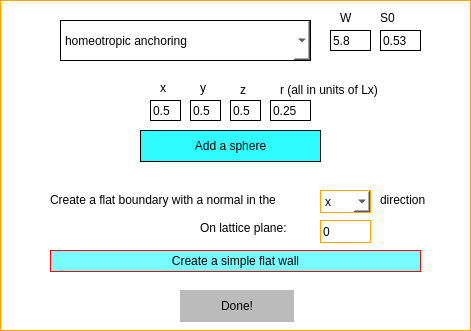
   <widget class="QWidget" name="addObjectsWidget" native="true">
    <property name="geometry">
     <rect>
      <x>210</x>
      <y>30</y>
      <width>471</width>
      <height>331</height>
     </rect>
    </property>
    <property name="styleSheet">
     <string notr="true">background: white;
border: 1px solid orange</string>
    </property>
    <widget class="QPushButton" name="addSphereButton">
     <property name="geometry">
      <rect>
       <x>140</x>
       <y>130</y>
       <width>181</width>
       <height>32</height>
      </rect>
     </property>
     <property name="styleSheet">
      <string notr="true">background: rgb(47, 252, 255); border: 1px solid black</string>
     </property>
     <property name="text">
      <string>Add a sphere</string>
     </property>
    </widget>
    <widget class="QPushButton" name="finishedWithObjectsButton">
     <property name="geometry">
      <rect>
       <x>180</x>
       <y>290</y>
       <width>114</width>
       <height>32</height>
      </rect>
     </property>
     <property name="styleSheet">
      <string notr="true">background: rgb(187, 187, 187);
border: 1px black solid</string>
     </property>
     <property name="text">
      <string>Done!</string>
     </property>
    </widget>
    <widget class="QLabel" name="label_46">
     <property name="geometry">
      <rect>
       <x>240</x>
       <y>80</y>
       <width>121</width>
       <height>20</height>
      </rect>
     </property>
     <property name="styleSheet">
      <string notr="true">border: white</string>
     </property>
     <property name="text">
      <string>z</string>
     </property>
    </widget>
    <widget class="QLabel" name="label_47">
     <property name="geometry">
      <rect>
       <x>200</x>
       <y>80</y>
       <width>21</width>
       <height>16</height>
      </rect>
     </property>
     <property name="styleSheet">
      <string notr="true">border: white</string>
     </property>
     <property name="text">
      <string>y</string>
     </property>
    </widget>
    <widget class="QLabel" name="label_48">
     <property name="geometry">
      <rect>
       <x>160</x>
       <y>80</y>
       <width>21</width>
       <height>16</height>
      </rect>
     </property>
     <property name="styleSheet">
      <string notr="true">border: white</string>
     </property>
     <property name="text">
      <string>x</string>
     </property>
    </widget>
    <widget class="QLineEdit" name="xSpherePosBox">
     <property name="geometry">
      <rect>
       <x>150</x>
       <y>100</y>
       <width>31</width>
       <height>21</height>
      </rect>
     </property>
     <property name="styleSheet">
      <string notr="true">border: 1px solid black</string>
     </property>
     <property name="text">
      <string>0.5</string>
     </property>
    </widget>
    <widget class="QLineEdit" name="ySpherePosBox">
     <property name="geometry">
      <rect>
       <x>190</x>
       <y>100</y>
       <width>31</width>
       <height>21</height>
      </rect>
     </property>
     <property name="styleSheet">
      <string notr="true">border: 1px solid black</string>
     </property>
     <property name="text">
      <string>0.5</string>
     </property>
    </widget>
    <widget class="QLineEdit" name="zSpherePosBox">
     <property name="geometry">
      <rect>
       <x>230</x>
       <y>100</y>
       <width>31</width>
       <height>21</height>
      </rect>
     </property>
     <property name="styleSheet">
      <string notr="true">border: 1px solid black</string>
     </property>
     <property name="text">
      <string>0.5</string>
     </property>
    </widget>
    <widget class="QLabel" name="label_49">
     <property name="geometry">
      <rect>
       <x>280</x>
       <y>80</y>
       <width>121</width>
       <height>20</height>
      </rect>
     </property>
     <property name="styleSheet">
      <string notr="true">border : white</string>
     </property>
     <property name="text">
      <string>r (all in units of Lx)</string>
     </property>
    </widget>
    <widget class="QLineEdit" name="sphereRadiusBox">
     <property name="geometry">
      <rect>
       <x>270</x>
       <y>100</y>
       <width>41</width>
       <height>21</height>
      </rect>
     </property>
     <property name="styleSheet">
      <string notr="true">border: 1px solid black</string>
     </property>
     <property name="text">
      <string>0.25</string>
     </property>
    </widget>
    <widget class="QComboBox" name="anchoringComboBox">
     <property name="geometry">
      <rect>
       <x>60</x>
       <y>20</y>
       <width>251</width>
       <height>41</height>
      </rect>
     </property>
     <property name="styleSheet">
      <string notr="true">border: 1px solid black</string>
     </property>
     <item>
      <property name="text">
       <string>homeotropic anchoring</string>
      </property>
     </item>
     <item>
      <property name="text">
       <string>planar degenerate anchoring</string>
      </property>
     </item>
    </widget>
    <widget class="QLabel" name="label_50">
     <property name="geometry">
      <rect>
       <x>380</x>
       <y>10</y>
       <width>21</width>
       <height>16</height>
      </rect>
     </property>
     <property name="styleSheet">
      <string notr="true">border: white</string>
     </property>
     <property name="text">
      <string>S0</string>
     </property>
    </widget>
    <widget class="QLabel" name="label_51">
     <property name="geometry">
      <rect>
       <x>340</x>
       <y>10</y>
       <width>21</width>
       <height>16</height>
      </rect>
     </property>
     <property name="styleSheet">
      <string notr="true">border: white</string>
     </property>
     <property name="text">
      <string>W</string>
     </property>
    </widget>
    <widget class="QLineEdit" name="boundaryEnergyBox">
     <property name="geometry">
      <rect>
       <x>330</x>
       <y>30</y>
       <width>41</width>
       <height>21</height>
      </rect>
     </property>
     <property name="styleSheet">
      <string notr="true">border: 1px solid black</string>
     </property>
     <property name="text">
      <string>5.8</string>
     </property>
    </widget>
    <widget class="QLineEdit" name="boundaryS0Box">
     <property name="geometry">
      <rect>
       <x>380</x>
       <y>30</y>
       <width>41</width>
       <height>21</height>
      </rect>
     </property>
     <property name="styleSheet">
      <string notr="true">border: 1px solid black</string>
     </property>
     <property name="text">
      <string>0.53</string>
     </property>
    </widget>
    <widget class="QPushButton" name="addWallButton">
     <property name="geometry">
      <rect>
       <x>50</x>
       <y>250</y>
       <width>371</width>
       <height>22</height>
      </rect>
     </property>
     <property name="styleSheet">
      <string notr="true">background: rgb(119, 253, 255);border: 1px solid red</string>
     </property>
     <property name="text">
      <string>Create a simple flat wall</string>
     </property>
    </widget>
    <widget class="QLabel" name="label_53">
     <property name="geometry">
      <rect>
       <x>50</x>
       <y>190</y>
       <width>271</width>
       <height>20</height>
      </rect>
     </property>
     <property name="styleSheet">
      <string notr="true">border: white</string>
     </property>
     <property name="text">
      <string>Create a flat boundary with a normal in the</string>
     </property>
    </widget>
    <widget class="QLabel" name="label_54">
     <property name="geometry">
      <rect>
       <x>380</x>
       <y>190</y>
       <width>61</width>
       <height>20</height>
      </rect>
     </property>
     <property name="styleSheet">
      <string notr="true">border: white</string>
     </property>
     <property name="text">
      <string>direction</string>
     </property>
    </widget>
    <widget class="QComboBox" name="wallNormalBox">
     <property name="geometry">
      <rect>
       <x>320</x>
       <y>190</y>
       <width>51</width>
       <height>23</height>
      </rect>
     </property>
     <item>
      <property name="text">
       <string>x</string>
      </property>
     </item>
     <item>
      <property name="text">
       <string>y</string>
      </property>
     </item>
     <item>
      <property name="text">
       <string>z</string>
      </property>
     </item>
    </widget>
    <widget class="QLabel" name="label_55">
     <property name="geometry">
      <rect>
       <x>200</x>
       <y>220</y>
       <width>111</width>
       <height>16</height>
      </rect>
     </property>
     <property name="styleSheet">
      <string notr="true">border: white</string>
     </property>
     <property name="text">
      <string>On lattice plane:</string>
     </property>
    </widget>
    <widget class="QLineEdit" name="wallPlaneBox">
     <property name="geometry">
      <rect>
       <x>320</x>
       <y>220</y>
       <width>51</width>
       <height>23</height>
      </rect>
     </property>
     <property name="text">
      <string>0</string>
     </property>
    </widget>
   </widget>
